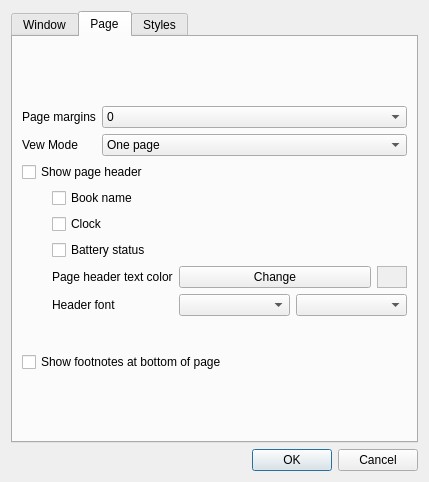
<?xml version="1.0" encoding="UTF-8"?>
<ui version="4.0">
 <class>SettingsDlg</class>
 <widget class="QDialog" name="SettingsDlg">
  <property name="windowModality">
   <enum>Qt::ApplicationModal</enum>
  </property>
  <property name="geometry">
   <rect>
    <x>0</x>
    <y>0</y>
    <width>429</width>
    <height>482</height>
   </rect>
  </property>
  <property name="sizePolicy">
   <sizepolicy hsizetype="Fixed" vsizetype="Fixed">
    <horstretch>0</horstretch>
    <verstretch>0</verstretch>
   </sizepolicy>
  </property>
  <property name="windowTitle">
   <string notr="true">Settings</string>
  </property>
  <property name="windowIcon">
   <iconset resource="cr3res.qrc">
    <normaloff>:/icons/action/icons/configure.png</normaloff>:/icons/action/icons/configure.png</iconset>
  </property>
  <property name="toolTip">
   <string notr="true"/>
  </property>
  <property name="statusTip">
   <string notr="true"/>
  </property>
  <property name="whatsThis">
   <string notr="true"/>
  </property>
  <property name="accessibleName">
   <string notr="true"/>
  </property>
  <property name="accessibleDescription">
   <string notr="true"/>
  </property>
  <property name="windowFilePath">
   <string notr="true"/>
  </property>
  <layout class="QVBoxLayout" name="verticalLayout">
   <item>
    <widget class="QTabWidget" name="tabWidget">
     <property name="toolTip">
      <string notr="true"/>
     </property>
     <property name="statusTip">
      <string notr="true"/>
     </property>
     <property name="whatsThis">
      <string notr="true"/>
     </property>
     <property name="accessibleName">
      <string notr="true"/>
     </property>
     <property name="accessibleDescription">
      <string notr="true"/>
     </property>
     <property name="currentIndex">
      <number>1</number>
     </property>
     <widget class="QWidget" name="tabWindow">
      <property name="toolTip">
       <string>Window options</string>
      </property>
      <property name="accessibleName">
       <string/>
      </property>
      <attribute name="title">
       <string>Window</string>
      </attribute>
      <layout class="QVBoxLayout" name="verticalLayout_2">
       <item>
        <layout class="QFormLayout" name="formLayout_3">
         <item row="0" column="0">
          <widget class="QLabel" name="label_5">
           <property name="accessibleDescription">
            <string notr="true"/>
           </property>
           <property name="text">
            <string>Look &amp; feel</string>
           </property>
          </widget>
         </item>
         <item row="0" column="1">
          <widget class="QComboBox" name="cbLookAndFeel">
           <property name="accessibleDescription">
            <string notr="true"/>
           </property>
          </widget>
         </item>
         <item row="1" column="0">
          <widget class="QLabel" name="label_10">
           <property name="accessibleDescription">
            <string notr="true"/>
           </property>
           <property name="text">
            <string>Startup action</string>
           </property>
          </widget>
         </item>
         <item row="1" column="1">
          <widget class="QComboBox" name="cbStartupAction">
           <property name="accessibleDescription">
            <string notr="true"/>
           </property>
           <item>
            <property name="text">
             <string>Open recent book</string>
            </property>
           </item>
           <item>
            <property name="text">
             <string>Show list of recent books</string>
            </property>
           </item>
           <item>
            <property name="text">
             <string>Show File Open dialog</string>
            </property>
           </item>
           <item>
            <property name="text">
             <string>Do nothing</string>
            </property>
           </item>
          </widget>
         </item>
         <item row="2" column="0">
          <widget class="QLabel" name="label_16">
           <property name="accessibleDescription">
            <string notr="true"/>
           </property>
           <property name="text">
            <string>Controls</string>
           </property>
          </widget>
         </item>
         <item row="2" column="1">
          <layout class="QVBoxLayout" name="verticalLayout_6">
           <item>
            <widget class="QCheckBox" name="cbWindowShowToolbar">
             <property name="accessibleDescription">
              <string notr="true"/>
             </property>
             <property name="text">
              <string>Show toolbar</string>
             </property>
            </widget>
           </item>
           <item>
            <widget class="QCheckBox" name="cbWindowShowMenu">
             <property name="accessibleDescription">
              <string notr="true"/>
             </property>
             <property name="text">
              <string>Show menu</string>
             </property>
            </widget>
           </item>
           <item>
            <widget class="QCheckBox" name="cbWindowShowScrollbar">
             <property name="accessibleDescription">
              <string notr="true"/>
             </property>
             <property name="text">
              <string>Show scroll bar</string>
             </property>
            </widget>
           </item>
           <item>
            <widget class="QCheckBox" name="cbWindowShowStatusBar">
             <property name="accessibleDescription">
              <string notr="true"/>
             </property>
             <property name="text">
              <string>Show status bar</string>
             </property>
            </widget>
           </item>
          </layout>
         </item>
        </layout>
       </item>
       <item>
        <widget class="QCheckBox" name="cbWindowFullscreen">
         <property name="accessibleDescription">
          <string notr="true"/>
         </property>
         <property name="text">
          <string>Fullscreen display</string>
         </property>
        </widget>
       </item>
      </layout>
     </widget>
     <widget class="QWidget" name="tabPage">
      <attribute name="title">
       <string>Page</string>
      </attribute>
      <layout class="QVBoxLayout" name="verticalLayout_4">
       <item>
        <layout class="QVBoxLayout" name="verticalLayout_3">
         <item>
          <spacer name="verticalSpacer_6">
           <property name="orientation">
            <enum>Qt::Vertical</enum>
           </property>
           <property name="sizeHint" stdset="0">
            <size>
             <width>367</width>
             <height>13</height>
            </size>
           </property>
          </spacer>
         </item>
         <item>
          <spacer name="verticalSpacer_2">
           <property name="orientation">
            <enum>Qt::Vertical</enum>
           </property>
           <property name="sizeHint" stdset="0">
            <size>
             <width>367</width>
             <height>13</height>
            </size>
           </property>
          </spacer>
         </item>
         <item>
          <layout class="QFormLayout" name="formLayout_2">
           <property name="fieldGrowthPolicy">
            <enum>QFormLayout::AllNonFixedFieldsGrow</enum>
           </property>
           <item row="1" column="1">
            <widget class="QComboBox" name="cbViewMode">
             <property name="sizePolicy">
              <sizepolicy hsizetype="Preferred" vsizetype="Fixed">
               <horstretch>0</horstretch>
               <verstretch>0</verstretch>
              </sizepolicy>
             </property>
             <property name="toolTip">
              <string notr="true"/>
             </property>
             <property name="statusTip">
              <string notr="true"/>
             </property>
             <property name="whatsThis">
              <string notr="true"/>
             </property>
             <property name="accessibleName">
              <string notr="true"/>
             </property>
             <property name="accessibleDescription">
              <string notr="true"/>
             </property>
             <item>
              <property name="text">
               <string>One page</string>
              </property>
             </item>
             <item>
              <property name="text">
               <string>Two pages</string>
              </property>
             </item>
             <item>
              <property name="text">
               <string>Scroll View</string>
              </property>
             </item>
            </widget>
           </item>
           <item row="1" column="0">
            <widget class="QLabel" name="label_3">
             <property name="sizePolicy">
              <sizepolicy hsizetype="Maximum" vsizetype="Preferred">
               <horstretch>0</horstretch>
               <verstretch>0</verstretch>
              </sizepolicy>
             </property>
             <property name="accessibleDescription">
              <string notr="true"/>
             </property>
             <property name="text">
              <string>Vew Mode</string>
             </property>
            </widget>
           </item>
           <item row="0" column="0">
            <widget class="QLabel" name="label_4">
             <property name="sizePolicy">
              <sizepolicy hsizetype="Maximum" vsizetype="Preferred">
               <horstretch>0</horstretch>
               <verstretch>0</verstretch>
              </sizepolicy>
             </property>
             <property name="accessibleDescription">
              <string notr="true"/>
             </property>
             <property name="text">
              <string>Page margins</string>
             </property>
            </widget>
           </item>
           <item row="0" column="1">
            <widget class="QComboBox" name="cbMargins">
             <property name="toolTip">
              <string notr="true"/>
             </property>
             <property name="statusTip">
              <string notr="true"/>
             </property>
             <property name="whatsThis">
              <string notr="true"/>
             </property>
             <property name="accessibleName">
              <string notr="true"/>
             </property>
             <property name="accessibleDescription">
              <string notr="true"/>
             </property>
             <item>
              <property name="text">
               <string>0</string>
              </property>
             </item>
             <item>
              <property name="text">
               <string>5</string>
              </property>
             </item>
             <item>
              <property name="text">
               <string>8</string>
              </property>
             </item>
             <item>
              <property name="text">
               <string>10</string>
              </property>
             </item>
             <item>
              <property name="text">
               <string>15</string>
              </property>
             </item>
             <item>
              <property name="text">
               <string>20</string>
              </property>
             </item>
             <item>
              <property name="text">
               <string>25</string>
              </property>
             </item>
             <item>
              <property name="text">
               <string>30</string>
              </property>
             </item>
            </widget>
           </item>
          </layout>
         </item>
         <item>
          <widget class="QCheckBox" name="cbShowPageHeader">
           <property name="accessibleDescription">
            <string notr="true"/>
           </property>
           <property name="text">
            <string>Show page header</string>
           </property>
          </widget>
         </item>
         <item>
          <layout class="QHBoxLayout" name="horizontalLayout_2">
           <item>
            <spacer name="horizontalSpacer">
             <property name="orientation">
              <enum>Qt::Horizontal</enum>
             </property>
             <property name="sizeType">
              <enum>QSizePolicy::Maximum</enum>
             </property>
             <property name="sizeHint" stdset="0">
              <size>
               <width>30</width>
               <height>20</height>
              </size>
             </property>
            </spacer>
           </item>
           <item>
            <widget class="QCheckBox" name="cbShowBookName">
             <property name="accessibleDescription">
              <string notr="true"/>
             </property>
             <property name="text">
              <string>Book name</string>
             </property>
            </widget>
           </item>
          </layout>
         </item>
         <item>
          <layout class="QHBoxLayout" name="horizontalLayout_3">
           <item>
            <spacer name="horizontalSpacer_2">
             <property name="orientation">
              <enum>Qt::Horizontal</enum>
             </property>
             <property name="sizeType">
              <enum>QSizePolicy::Maximum</enum>
             </property>
             <property name="sizeHint" stdset="0">
              <size>
               <width>30</width>
               <height>20</height>
              </size>
             </property>
            </spacer>
           </item>
           <item>
            <widget class="QCheckBox" name="cbShowClock">
             <property name="accessibleDescription">
              <string notr="true"/>
             </property>
             <property name="text">
              <string>Clock</string>
             </property>
            </widget>
           </item>
          </layout>
         </item>
         <item>
          <layout class="QHBoxLayout" name="horizontalLayout_5">
           <item>
            <spacer name="horizontalSpacer_4">
             <property name="orientation">
              <enum>Qt::Horizontal</enum>
             </property>
             <property name="sizeType">
              <enum>QSizePolicy::Maximum</enum>
             </property>
             <property name="sizeHint" stdset="0">
              <size>
               <width>30</width>
               <height>20</height>
              </size>
             </property>
            </spacer>
           </item>
           <item>
            <widget class="QCheckBox" name="cbShowBattery">
             <property name="accessibleDescription">
              <string notr="true"/>
             </property>
             <property name="text">
              <string>Battery status</string>
             </property>
            </widget>
           </item>
          </layout>
         </item>
         <item>
          <layout class="QHBoxLayout" name="horizontalLayout_6">
           <item>
            <spacer name="horizontalSpacer_5">
             <property name="orientation">
              <enum>Qt::Horizontal</enum>
             </property>
             <property name="sizeType">
              <enum>QSizePolicy::Maximum</enum>
             </property>
             <property name="sizeHint" stdset="0">
              <size>
               <width>30</width>
               <height>20</height>
              </size>
             </property>
            </spacer>
           </item>
           <item>
            <layout class="QFormLayout" name="formLayout_4">
             <property name="fieldGrowthPolicy">
              <enum>QFormLayout::AllNonFixedFieldsGrow</enum>
             </property>
             <item row="1" column="0">
              <widget class="QLabel" name="label_7">
               <property name="accessibleDescription">
                <string notr="true"/>
               </property>
               <property name="text">
                <string>Header font</string>
               </property>
              </widget>
             </item>
             <item row="1" column="1">
              <layout class="QHBoxLayout" name="horizontalLayout">
               <item>
                <widget class="QComboBox" name="cbTitleFontFace"/>
               </item>
               <item>
                <widget class="QComboBox" name="cbTitleFontSize">
                 <property name="accessibleDescription">
                  <string notr="true"/>
                 </property>
                </widget>
               </item>
              </layout>
             </item>
             <item row="0" column="0">
              <widget class="QLabel" name="label_11">
               <property name="accessibleDescription">
                <string notr="true"/>
               </property>
               <property name="text">
                <string>Page header text color</string>
               </property>
              </widget>
             </item>
             <item row="0" column="1">
              <layout class="QHBoxLayout" name="horizontalLayout_4">
               <item>
                <widget class="QPushButton" name="btnHeaderTextColor">
                 <property name="sizePolicy">
                  <sizepolicy hsizetype="Preferred" vsizetype="Fixed">
                   <horstretch>0</horstretch>
                   <verstretch>0</verstretch>
                  </sizepolicy>
                 </property>
                 <property name="toolTip">
                  <string notr="true"/>
                 </property>
                 <property name="statusTip">
                  <string notr="true"/>
                 </property>
                 <property name="whatsThis">
                  <string notr="true"/>
                 </property>
                 <property name="accessibleName">
                  <string notr="true"/>
                 </property>
                 <property name="accessibleDescription">
                  <string notr="true"/>
                 </property>
                 <property name="text">
                  <string>Change</string>
                 </property>
                </widget>
               </item>
               <item>
                <widget class="QFrame" name="frmHeaderTextColor">
                 <property name="sizePolicy">
                  <sizepolicy hsizetype="Minimum" vsizetype="Preferred">
                   <horstretch>0</horstretch>
                   <verstretch>0</verstretch>
                  </sizepolicy>
                 </property>
                 <property name="maximumSize">
                  <size>
                   <width>30</width>
                   <height>30</height>
                  </size>
                 </property>
                 <property name="accessibleDescription">
                  <string notr="true"/>
                 </property>
                 <property name="autoFillBackground">
                  <bool>true</bool>
                 </property>
                 <property name="frameShape">
                  <enum>QFrame::StyledPanel</enum>
                 </property>
                 <property name="frameShadow">
                  <enum>QFrame::Sunken</enum>
                 </property>
                 <property name="lineWidth">
                  <number>1</number>
                 </property>
                 <property name="midLineWidth">
                  <number>5</number>
                 </property>
                </widget>
               </item>
              </layout>
             </item>
            </layout>
           </item>
          </layout>
         </item>
         <item>
          <spacer name="verticalSpacer">
           <property name="orientation">
            <enum>Qt::Vertical</enum>
           </property>
           <property name="sizeHint" stdset="0">
            <size>
             <width>364</width>
             <height>13</height>
            </size>
           </property>
          </spacer>
         </item>
         <item>
          <widget class="QCheckBox" name="cbShowFootNotes">
           <property name="accessibleDescription">
            <string notr="true"/>
           </property>
           <property name="text">
            <string>Show footnotes at bottom of page</string>
           </property>
          </widget>
         </item>
         <item>
          <spacer name="verticalSpacer_3">
           <property name="orientation">
            <enum>Qt::Vertical</enum>
           </property>
           <property name="sizeHint" stdset="0">
            <size>
             <width>367</width>
             <height>13</height>
            </size>
           </property>
          </spacer>
         </item>
         <item>
          <spacer name="verticalSpacer_4">
           <property name="orientation">
            <enum>Qt::Vertical</enum>
           </property>
           <property name="sizeHint" stdset="0">
            <size>
             <width>367</width>
             <height>13</height>
            </size>
           </property>
          </spacer>
         </item>
        </layout>
       </item>
      </layout>
     </widget>
     <widget class="QWidget" name="tabDefStyle">
      <attribute name="title">
       <string>Styles</string>
      </attribute>
      <layout class="QVBoxLayout" name="verticalLayout_5">
       <item>
        <layout class="QFormLayout" name="formLayout">
         <item row="0" column="0">
          <widget class="QLabel" name="label_6">
           <property name="accessibleDescription">
            <string notr="true"/>
           </property>
           <property name="text">
            <string>Text color</string>
           </property>
          </widget>
         </item>
         <item row="3" column="0">
          <widget class="QLabel" name="label_12">
           <property name="accessibleDescription">
            <string notr="true"/>
           </property>
           <property name="text">
            <string>Text font</string>
           </property>
          </widget>
         </item>
         <item row="5" column="0">
          <widget class="QLabel" name="label_8">
           <property name="accessibleDescription">
            <string notr="true"/>
           </property>
           <property name="text">
            <string>Background color</string>
           </property>
          </widget>
         </item>
         <item row="3" column="1">
          <layout class="QHBoxLayout" name="horizontalLayout_14">
           <item>
            <widget class="QComboBox" name="cbTextFontFace">
             <property name="sizePolicy">
              <sizepolicy hsizetype="Preferred" vsizetype="Fixed">
               <horstretch>0</horstretch>
               <verstretch>0</verstretch>
              </sizepolicy>
             </property>
             <property name="accessibleDescription">
              <string notr="true"/>
             </property>
            </widget>
           </item>
           <item>
            <spacer name="horizontalSpacer_3">
             <property name="orientation">
              <enum>Qt::Horizontal</enum>
             </property>
             <property name="sizeType">
              <enum>QSizePolicy::Maximum</enum>
             </property>
             <property name="sizeHint" stdset="0">
              <size>
               <width>20</width>
               <height>20</height>
              </size>
             </property>
            </spacer>
           </item>
           <item>
            <widget class="QComboBox" name="cbTextFontSize">
             <property name="sizePolicy">
              <sizepolicy hsizetype="Preferred" vsizetype="Fixed">
               <horstretch>0</horstretch>
               <verstretch>0</verstretch>
              </sizepolicy>
             </property>
             <property name="minimumSize">
              <size>
               <width>60</width>
               <height>0</height>
              </size>
             </property>
             <property name="maximumSize">
              <size>
               <width>16777215</width>
               <height>16777215</height>
              </size>
             </property>
             <property name="baseSize">
              <size>
               <width>60</width>
               <height>0</height>
              </size>
             </property>
             <property name="accessibleDescription">
              <string notr="true"/>
             </property>
            </widget>
           </item>
          </layout>
         </item>
         <item row="6" column="0">
          <widget class="QLabel" name="label_9">
           <property name="accessibleDescription">
            <string notr="true"/>
           </property>
           <property name="text">
            <string>Hyphenation</string>
           </property>
          </widget>
         </item>
         <item row="7" column="0">
          <widget class="QLabel" name="label_13">
           <property name="accessibleDescription">
            <string notr="true"/>
           </property>
           <property name="text">
            <string>Interline spacing</string>
           </property>
          </widget>
         </item>
         <item row="6" column="1">
          <widget class="QComboBox" name="cbHyphenation">
           <property name="accessibleDescription">
            <string notr="true"/>
           </property>
          </widget>
         </item>
         <item row="7" column="1">
          <widget class="QComboBox" name="cbInterlineSpace">
           <property name="accessibleDescription">
            <string notr="true"/>
           </property>
          </widget>
         </item>
         <item row="4" column="0">
          <widget class="QLabel" name="label_14">
           <property name="accessibleDescription">
            <string notr="true"/>
           </property>
           <property name="text">
            <string>Page skin</string>
           </property>
          </widget>
         </item>
         <item row="4" column="1">
          <widget class="QComboBox" name="cbPageSkin">
           <property name="sizePolicy">
            <sizepolicy hsizetype="Preferred" vsizetype="Fixed">
             <horstretch>0</horstretch>
             <verstretch>0</verstretch>
            </sizepolicy>
           </property>
           <property name="minimumSize">
            <size>
             <width>60</width>
             <height>0</height>
            </size>
           </property>
           <property name="maximumSize">
            <size>
             <width>16777215</width>
             <height>16777215</height>
            </size>
           </property>
           <property name="baseSize">
            <size>
             <width>60</width>
             <height>0</height>
            </size>
           </property>
           <property name="accessibleDescription">
            <string notr="true"/>
           </property>
          </widget>
         </item>
         <item row="9" column="0">
          <widget class="QLabel" name="label_15">
           <property name="accessibleDescription">
            <string notr="true"/>
           </property>
           <property name="text">
            <string>Sample</string>
           </property>
          </widget>
         </item>
         <item row="9" column="1">
          <widget class="CR3View" name="crSample" native="true">
           <property name="sizePolicy">
            <sizepolicy hsizetype="Expanding" vsizetype="Expanding">
             <horstretch>0</horstretch>
             <verstretch>0</verstretch>
            </sizepolicy>
           </property>
           <property name="minimumSize">
            <size>
             <width>80</width>
             <height>80</height>
            </size>
           </property>
          </widget>
         </item>
         <item row="5" column="1">
          <layout class="QHBoxLayout" name="horizontalLayout_10">
           <item>
            <widget class="QPushButton" name="btnBgColor">
             <property name="sizePolicy">
              <sizepolicy hsizetype="Preferred" vsizetype="Fixed">
               <horstretch>0</horstretch>
               <verstretch>0</verstretch>
              </sizepolicy>
             </property>
             <property name="accessibleDescription">
              <string notr="true"/>
             </property>
             <property name="text">
              <string>Change</string>
             </property>
            </widget>
           </item>
           <item>
            <widget class="QFrame" name="frmBgColor">
             <property name="sizePolicy">
              <sizepolicy hsizetype="Maximum" vsizetype="Preferred">
               <horstretch>0</horstretch>
               <verstretch>0</verstretch>
              </sizepolicy>
             </property>
             <property name="minimumSize">
              <size>
               <width>20</width>
               <height>20</height>
              </size>
             </property>
             <property name="maximumSize">
              <size>
               <width>30</width>
               <height>30</height>
              </size>
             </property>
             <property name="accessibleDescription">
              <string notr="true"/>
             </property>
             <property name="autoFillBackground">
              <bool>true</bool>
             </property>
             <property name="frameShape">
              <enum>QFrame::StyledPanel</enum>
             </property>
             <property name="frameShadow">
              <enum>QFrame::Sunken</enum>
             </property>
             <property name="lineWidth">
              <number>1</number>
             </property>
             <property name="midLineWidth">
              <number>5</number>
             </property>
            </widget>
           </item>
          </layout>
         </item>
         <item row="0" column="1">
          <layout class="QHBoxLayout" name="horizontalLayout_11">
           <item>
            <widget class="QPushButton" name="btnTextColor">
             <property name="sizePolicy">
              <sizepolicy hsizetype="Preferred" vsizetype="Fixed">
               <horstretch>0</horstretch>
               <verstretch>0</verstretch>
              </sizepolicy>
             </property>
             <property name="accessibleDescription">
              <string notr="true"/>
             </property>
             <property name="text">
              <string>Change</string>
             </property>
            </widget>
           </item>
           <item>
            <widget class="QFrame" name="frmTextColor">
             <property name="sizePolicy">
              <sizepolicy hsizetype="Maximum" vsizetype="Preferred">
               <horstretch>0</horstretch>
               <verstretch>0</verstretch>
              </sizepolicy>
             </property>
             <property name="minimumSize">
              <size>
               <width>20</width>
               <height>20</height>
              </size>
             </property>
             <property name="maximumSize">
              <size>
               <width>30</width>
               <height>30</height>
              </size>
             </property>
             <property name="sizeIncrement">
              <size>
               <width>4</width>
               <height>4</height>
              </size>
             </property>
             <property name="baseSize">
              <size>
               <width>0</width>
               <height>0</height>
              </size>
             </property>
             <property name="accessibleDescription">
              <string notr="true"/>
             </property>
             <property name="autoFillBackground">
              <bool>true</bool>
             </property>
             <property name="frameShape">
              <enum>QFrame::StyledPanel</enum>
             </property>
             <property name="frameShadow">
              <enum>QFrame::Sunken</enum>
             </property>
             <property name="lineWidth">
              <number>1</number>
             </property>
             <property name="midLineWidth">
              <number>5</number>
             </property>
            </widget>
           </item>
          </layout>
         </item>
         <item row="8" column="0">
          <widget class="QLabel" name="label_17">
           <property name="accessibleDescription">
            <string notr="true"/>
           </property>
           <property name="text">
            <string>.TXT files</string>
           </property>
          </widget>
         </item>
         <item row="8" column="1">
          <widget class="QCheckBox" name="cbTxtPreFormatted">
           <property name="accessibleDescription">
            <string notr="true"/>
           </property>
           <property name="text">
            <string>Disable automatic formatting</string>
           </property>
          </widget>
         </item>
        </layout>
       </item>
      </layout>
     </widget>
    </widget>
   </item>
   <item>
    <widget class="QDialogButtonBox" name="buttonBox">
     <property name="accessibleDescription">
      <string notr="true"/>
     </property>
     <property name="orientation">
      <enum>Qt::Horizontal</enum>
     </property>
     <property name="standardButtons">
      <set>QDialogButtonBox::Cancel|QDialogButtonBox::Ok</set>
     </property>
    </widget>
   </item>
  </layout>
 </widget>
 <customwidgets>
  <customwidget>
   <class>CR3View</class>
   <extends>QWidget</extends>
   <header>cr3widget.h</header>
   <container>1</container>
   <slots>
    <signal>fileOpened()</signal>
    <slot>open()</slot>
    <slot>contextMenu(QPoint)</slot>
   </slots>
  </customwidget>
 </customwidgets>
 <resources>
  <include location="cr3res.qrc"/>
 </resources>
 <connections>
  <connection>
   <sender>buttonBox</sender>
   <signal>accepted()</signal>
   <receiver>SettingsDlg</receiver>
   <slot>accept()</slot>
   <hints>
    <hint type="sourcelabel">
     <x>248</x>
     <y>254</y>
    </hint>
    <hint type="destinationlabel">
     <x>157</x>
     <y>274</y>
    </hint>
   </hints>
  </connection>
  <connection>
   <sender>buttonBox</sender>
   <signal>rejected()</signal>
   <receiver>SettingsDlg</receiver>
   <slot>reject()</slot>
   <hints>
    <hint type="sourcelabel">
     <x>316</x>
     <y>260</y>
    </hint>
    <hint type="destinationlabel">
     <x>286</x>
     <y>274</y>
    </hint>
   </hints>
  </connection>
 </connections>
</ui>
